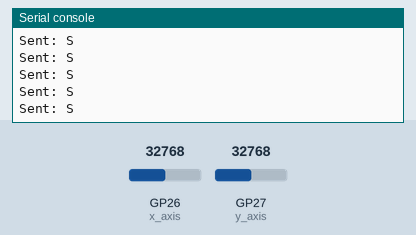
Simulated run of this program. Board: Raspberry Pi Pico running MicroPython. Parts: the last lines printed to the serial console. Inputs (shaded band) come from the test bench; at power-on: GP26 (x_axis) = 32768, GP27 (y_axis) = 32768 (analog values on the 0–65535 scale).

Above: at 1.2 s.
1.3 s: GP26 (x_axis) set to 57670
At 1.36 s:
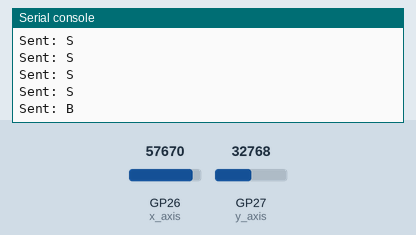
2.8 s: GP26 (x_axis) set to 7864
At 2.88 s:
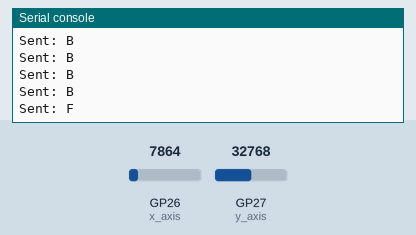

Measured:
- after the input at 1.3 s, the serial console: prints a new line after 0.05 s (image 1)
- after the input at 2.8 s, the serial console: prints a new line after 0.07 s (image 2)

The program:

transmitter.py
```python
from machine import Pin, ADC
import time

tx = Pin(15, Pin.OUT)

x_axis = ADC(26)
y_axis = ADC(27)

# Manchester encoding: each bit becomes two transitions
def manchester_send_bit(bit):
    if bit == 1:
        tx.value(1)
        time.sleep_us(500)
        tx.value(0)
        time.sleep_us(500)
    else:
        tx.value(0)
        time.sleep_us(500)
        tx.value(1)
        time.sleep_us(500)

def send_byte(b):
    # Start bit
    manchester_send_bit(1)

    # 8 data bits
    for i in range(8):
        manchester_send_bit((b >> i) & 1)

    # End bit
    manchester_send_bit(0)

while True:
    x = x_axis.read_u16() >> 6
    y = y_axis.read_u16() >> 6

    if 650 < x < 800 and 650 < y < 800:
        cmd = ord('S')
    elif x < 200:
        cmd = ord('F')
    elif x > 900:
        cmd = ord('B')
    elif y > 900:
        cmd = ord('L')
    elif y < 200:
        cmd = ord('R')
    else:
        cmd = ord('S')

    for _ in range(3):
        send_byte(cmd)

    print("Sent:", chr(cmd))
    time.sleep(0.02)
```
